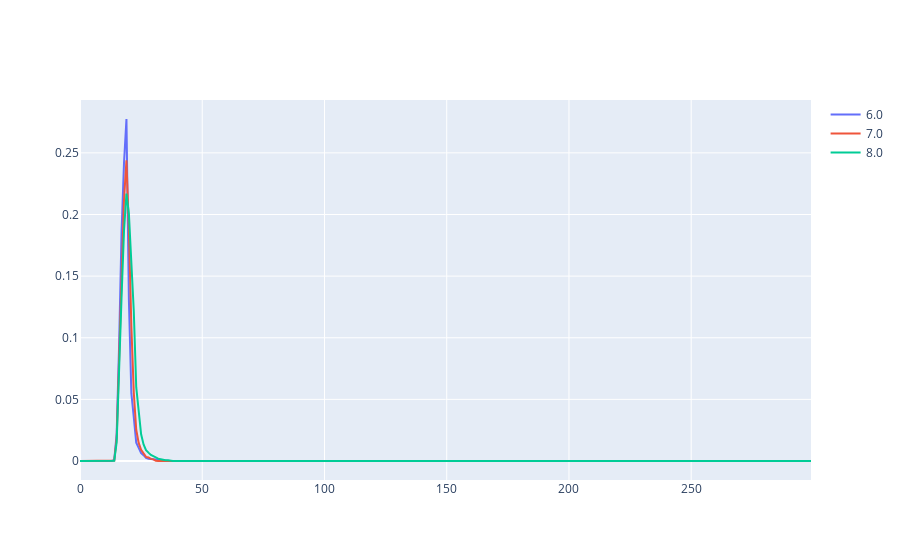

Notebook source saved alongside this figure:
### Code cell
fig = go.Figure()
for idx,t in enumerate([t1,t2,t3]):
    v = np.array(t)
    v = np.median(v, axis=0)
    fig.add_trace(go.Scatter(x=list(range(0,300)), y=v,
                    mode='lines',
                    name=str(alert_times[idx]),showlegend=True))
fig.show()

### Figure 1 — Plotly figure (JSON) as saved in the notebook; plotly's stock layout.template omitted (floating-point values rounded to 4 significant figures; data arrays with more than 128 entries replaced by an {"elided": "..."} marker saying what was removed)
{"data": [{"mode": "lines", "name": "6.0", "showlegend": true, "type": "scatter", "x": {"elided": "300 int values"}, "y": {"elided": "300 float values"}}, {"mode": "lines", "name": "7.0", "showlegend": true, "type": "scatter", "x": {"elided": "300 int values"}, "y": {"elided": "300 float values"}}, {"mode": "lines", "name": "8.0", "showlegend": true, "type": "scatter", "x": {"elided": "300 int values"}, "y": {"elided": "300 float values"}}], "layout": {"autosize": true, "xaxis": {"autorange": true, "range": [0, 299], "type": "linear"}, "yaxis": {"autorange": true, "range": [-0.01542, 0.2929], "type": "linear"}}}
